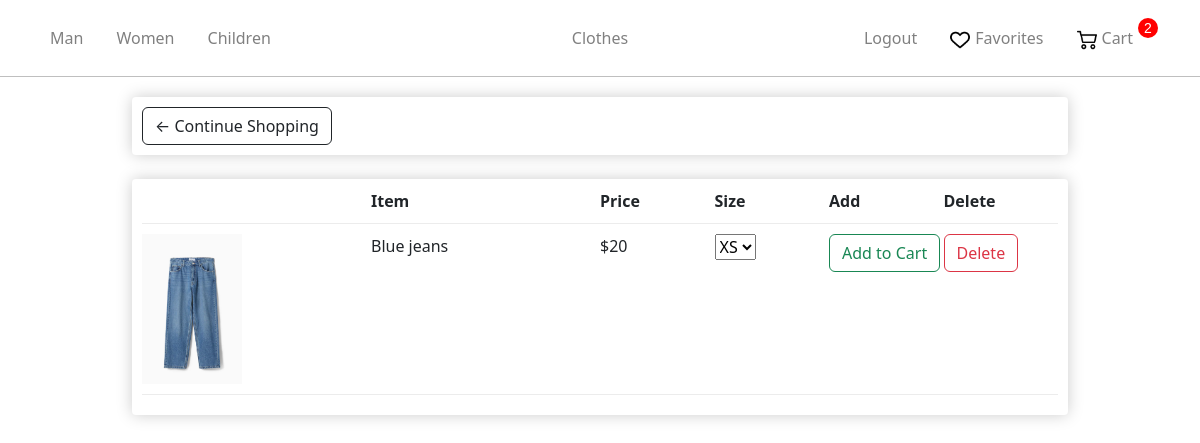
/liked/ (signed in), run on the app's committed database.
### store/models.py (models this page shows, shortened)
class Gender(models.Model):
    name = models.CharField(max_length=100, db_index=True)
    slug = models.SlugField(max_length=255, unique=True, db_index=True)
    categories_id = models.ManyToManyField('Category')
    def get_absolute_url(self):
        return reverse('gender', kwargs={'gender_slug': self.slug})

class Order(models.Model):
    user = models.ForeignKey('User', on_delete=models.CASCADE)
    products = models.ManyToManyField('OrderProduct')
    time_create = models.DateTimeField(auto_now_add=True)
    ordered = models.BooleanField(default=False)
    address = models.ForeignKey('Address', on_delete=models.SET_NULL, blank=True, null=True)
    promo_code = models.CharField(max_length=50, blank=True)
    discount_percent = models.IntegerField(default=0)

class Product(models.Model):
    AVAILABILITY =(
        ('Y', 'В наличии'),
        ('N', 'Нет в наличии'),
    )
    name = models.CharField(max_length=255)
    slug = models.SlugField(max_length=255, unique=True, db_index=True)
    description = models.TextField(blank=True)
    discount = models.BooleanField(default=False)
    price = models.IntegerField()
    price_discount = models.IntegerField(blank=True)
    photo = models.ImageField(upload_to="photos")
    availability = models.CharField(max_length=1,choices = AVAILABILITY,default = '')
    cat = models.ForeignKey('Category', on_delete=models.PROTECT)
    gender = models.ForeignKey('Gender', on_delete=models.PROTECT)
    sizes = models.ManyToManyField('Size')
    def get_delete_favorite(self):
        return reverse('delete_from_favorite', kwargs={'product_pk': self.pk})

### store/views.py (the view)
# urls.py: path('liked/', views.liked, name="liked"),
def liked(request):
    if not request.user.is_authenticated:
        return redirect("login")
    context = {}
    try:
        favorite = Favorite.objects.get(user=request.user)
    except:
        favorite = Favorite.objects.create(user=request.user)
    context['favorite'] = favorite
    context = get_user_context(context,request)
    return render(request, 'store/liked.html', context)

### store/utils.py (called while the page is built)
def get_user_context(dict,request):
    context = dict
    genders = Gender.objects.all()
    ordered = 1
    if not request.user.is_authenticated:
        ordered = 0
    else:
        order_qs = Order.objects.filter(user=request.user, ordered=False)
        if order_qs.exists():
            context["order"] = order_qs[0]
        else:
            ordered = 0
    context["genders"] = genders
    context["gender_selected"] = -1
    context["cat_selected"] = -1
    context["ordered"] = ordered
    return context

### store/templates/store/liked.html (shortened to what this page needs)
{% extends 'store/layout.html' %}
{% load static %}
{% load store_tags %}
{% block content %}
    <link rel="stylesheet" href="{% static 'store/css/CategoriesCartCheckout.css' %}">
	<div class="row">
		<div class="col-lg-12">
			<div class="box-element">
				<a  class="btn btn-outline-dark" href="{% url 'main' %}">&#x2190; Continue Shopping</a>
				<br>
			</div>
			<br>
			<div class="box-element">
				<div class="cart-row">
					<div style="flex:2"></div>
					<div style="flex:2"><strong>Item</strong></div>
					<div style="flex:1"><strong>Price</strong></div>
                    <div style="flex:1"><strong>Size</strong></div>
					<div style="flex:1"><strong>Add</strong></div>
					<div style="flex:1"><strong>Delete</strong></div>
				</div>
				{%for product in favorite.products.all%}
				<div class="cart-row">
					<div style="flex:2"><img class="row-image" src="{{product.photo.url}}"></div>
					<div style="flex:2"><p>{{product.name}}</p></div>
					<div style="flex:1"><p>${{product.price}}</p></div>
					<div style="flex:1">
						<select name="sizes" id="sizes" >
						{%for size in product.sizes.all%}
            			<option value="{{size.name}}">{{size.name}}</option>
						{%endfor%}
						</select>
                    </div>
			    <div style="flex:1">
                    <input style="flex:1" type="button" id="addcart_{{product.slug}}" value="Add to Cart" class="btn btn-outline-success add-btn"  name="">
                </div>
					<div style="flex:1">
                        <a href = "{{product.get_delete_favorite}}" class="btn btn-outline-danger add-btn">Delete</a>
                    </div>
				</div>
				{%endfor%}
			</div>
		</div>
	</div>
{% endblock %}

### store/templates/store/layout.html (shortened to what this page needs)
{% load static %}
<!doctype html>
<html lang="en">
<head>
    <link rel="stylesheet" href="https://cdn.jsdelivr.net/npm/bootstrap@5.2.3/dist/css/bootstrap.min.css">
    <link rel="stylesheet" href="{% static 'store/css/main.css' %}">
</head>
<body>
    <nav class="navbar navbar-expand-sm navbar-dark main-nav">
    <div class="container justify-content-center">
        <ul class="nav navbar-nav w-100 flex-nowrap">
            {% for gender in genders%}
            <li class="nav-item active">
                {%if gender == gender_selected%}
                <p class="nav-link-selected lk" >{{gender.name}}</p>
                {%else%}
                <a class="nav-link lk" href="{{gender.get_absolute_url}}">{{gender.name}}</a>
                {%endif%}
            {% endfor %}
        </ul>
        <ul class="nav navbar-nav justify-content-center">
            <li class="nav-item"><a class="nav-link" href="{% url 'main' %}">Clothes</a></li>
        </ul>
        <ul class="nav navbar-nav w-100 justify-content-end">
            {% if request.user.is_authenticated %}
            <li class="nav-item">
                <a class="nav-link lk" href="{% url 'logout' %}">Logout</a>
            </li>
            {%endif%}
            <li class="nav-item">
                <a class="nav-link lk icon" href="{% url 'liked' %}"><img src="../../static/store/img/heart.png" alt="Heart Icon">Favorites</a>
            </li>
            <li class="nav-item">
                {%if not ordered%}
                    <p class="cart-total">0</p>
                {%else%}
                    <p class="cart-total">{{order.products.count}}</p>
                {%endif%}
                <a class="nav-link lk icon" href="{% url 'cart' %}"><img src="../../static/store/img/shopping-cart.png" alt="Cart Icon">Cart</a>
            </li>
        </ul>
    </div>
    </nav>
    <hr class="nav">
    {% block content %}
    {% endblock %}
</body>
</html>

### store/static/store/css/main.css (style rules this page uses)
.navbar .icon img { height: 20px; vertical-align: middle; margin-right: 5px; }
.navbar { padding: 18px; }
.navbar-expand-sm .navbar-nav .lk { padding-right: 25px; }
.navbar-nav .nav-link { color: gray; transition: color 0.2s ease-in-out; }
.navbar .cart-total { display: block; text-align: center; color: white; background-color: red; width: 20px; height: 20px; border-radius: 50%; font-size: 14px; font-family: Arial , sans-serif; float: right; }
hr { margin: 0; color: black; }

### store/static/store/css/CategoriesCartCheckout.css (style rules this page uses)
.box-element { box-shadow:hsl(0, 0%, 80%) 0 0 16px; background-color: white; border-radius: 4px; padding: 10px; }
.col-lg-12 { max-width: 80%; margin: 0 auto; }
.row { display: flex; justify-content: center; align-items: center; margin-top: 20px; width: 100%; margin-left: 0; }
.row-image { width: 100px; }
.cart-row { display: flex; align-items: flex-stretch; padding-bottom: 10px; margin-bottom: 10px; border-bottom: 1px solid #ececec; }

### data on the page
Gender: name "Man"
Gender: name "Women"
Gender: name "Children"
Order: products.count "2"
Product: photo (picture), name "Blue jeans", price "20"

### other printed values
form field sizes "XS"
